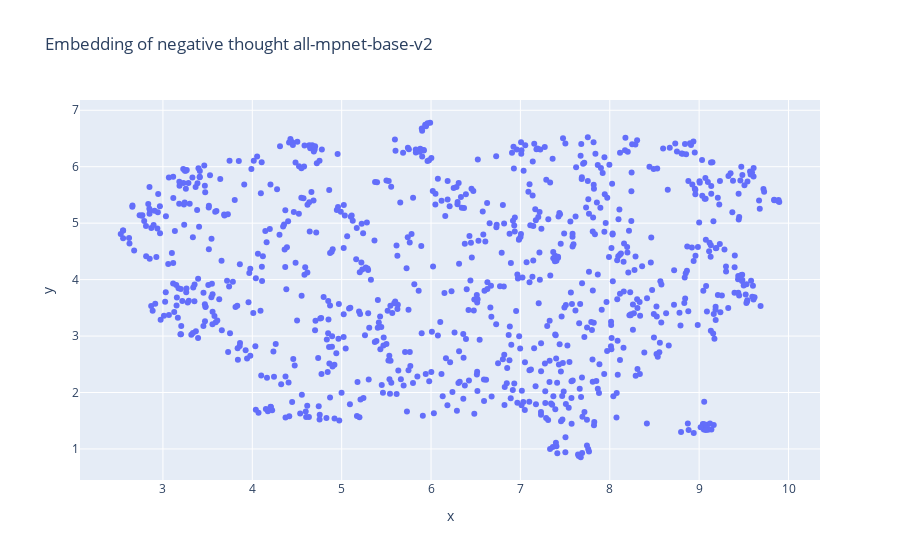
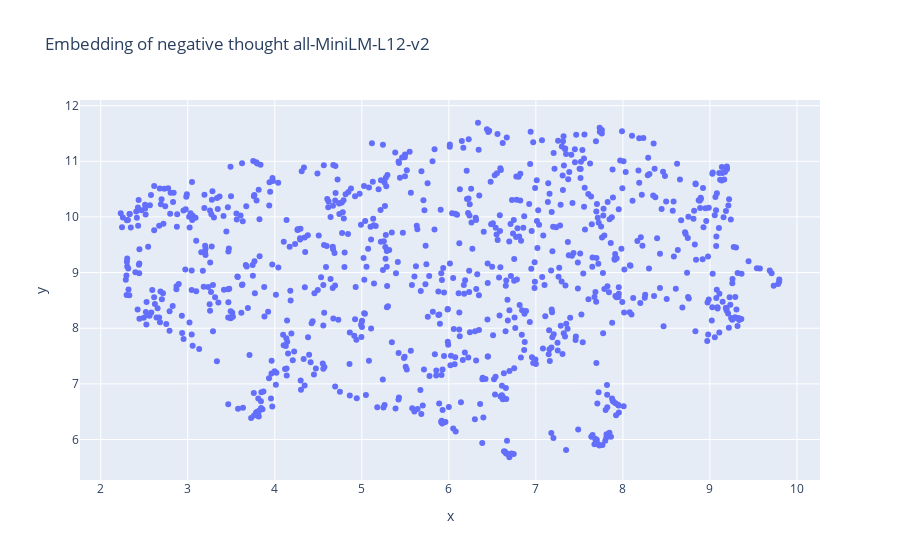
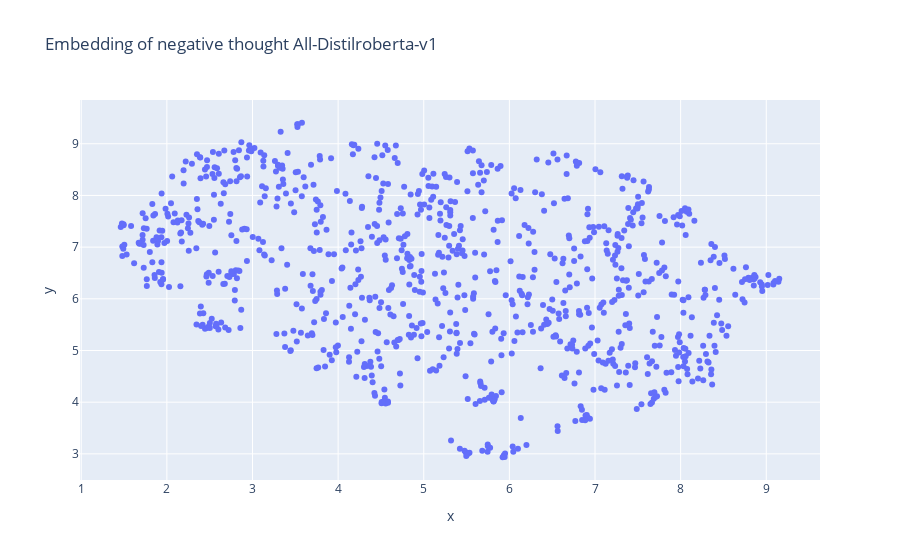

Notebook source saved alongside these figures, in order:
### Markdown cell above
# Embedding plot

### Code cell
for model in models:
    label = data["original_label"]
    x = data[f"{model} x"]
    y = data[f"{model} y"]
    text = data["thought"]
    
    # Plot
    # Create a DataFrame for Plotly Express
    plot_data = {
        'x': x,
        'y': y,
        'hover_text': text  # text you want to display
    }

    df = pd.DataFrame(plot_data)

    # plot using Plotly Express
    fig = px.scatter(
        df,
        x='x',
        y='y',
        hover_data={'hover_text': True},  # Enable hover data for 'hover_text'
        title=f'Embedding of negative thought {model}'
    )

    fig.show()
    # Export the plot to HTML
    fig.write_html(f"/Users/sylvainestebe/Code/nlp_project/cognitive_distortion_project/export/embedding{model}.html")
    fig.write_image(f"/Users/sylvainestebe/Code/nlp_project/cognitive_distortion_project/export/embedding{model}.svg")

### Figure 1 — Plotly figure (JSON) as saved in the notebook; plotly's stock layout.template omitted (floating-point values rounded to 4 significant figures; data arrays with more than 128 entries replaced by an {"elided": "..."} marker saying what was removed)
{"data": [{"customdata": {"elided": "922x1 str values"}, "hovertemplate": "x=%{x}<br>y=%{y}<br>hover_text=%{customdata[0]}<extra></extra>", "legendgroup": "", "marker": {"color": "#636efa", "symbol": "circle"}, "mode": "markers", "name": "", "orientation": "v", "showlegend": false, "type": "scatter", "x": {"elided": "922 float values"}, "xaxis": "x", "y": {"elided": "922 float values"}, "yaxis": "y"}], "layout": {"legend": {"tracegroupgap": 0}, "title": {"text": "Embedding of negative thought all-mpnet-base-v2"}, "xaxis": {"anchor": "y", "domain": [0, 1], "title": {"text": "x"}}, "yaxis": {"anchor": "x", "domain": [0, 1], "title": {"text": "y"}}}}

### Figure 2 — Plotly figure (JSON) as saved in the notebook; plotly's stock layout.template omitted (floating-point values rounded to 4 significant figures; data arrays with more than 128 entries replaced by an {"elided": "..."} marker saying what was removed)
{"data": [{"customdata": {"elided": "922x1 str values"}, "hovertemplate": "x=%{x}<br>y=%{y}<br>hover_text=%{customdata[0]}<extra></extra>", "legendgroup": "", "marker": {"color": "#636efa", "symbol": "circle"}, "mode": "markers", "name": "", "orientation": "v", "showlegend": false, "type": "scatter", "x": {"elided": "922 float values"}, "xaxis": "x", "y": {"elided": "922 float values"}, "yaxis": "y"}], "layout": {"legend": {"tracegroupgap": 0}, "title": {"text": "Embedding of negative thought all-MiniLM-L12-v2"}, "xaxis": {"anchor": "y", "domain": [0, 1], "title": {"text": "x"}}, "yaxis": {"anchor": "x", "domain": [0, 1], "title": {"text": "y"}}}}

### Figure 3 — Plotly figure (JSON) as saved in the notebook; plotly's stock layout.template omitted (floating-point values rounded to 4 significant figures; data arrays with more than 128 entries replaced by an {"elided": "..."} marker saying what was removed)
{"data": [{"customdata": {"elided": "922x1 str values"}, "hovertemplate": "x=%{x}<br>y=%{y}<br>hover_text=%{customdata[0]}<extra></extra>", "legendgroup": "", "marker": {"color": "#636efa", "symbol": "circle"}, "mode": "markers", "name": "", "orientation": "v", "showlegend": false, "type": "scatter", "x": {"elided": "922 float values"}, "xaxis": "x", "y": {"elided": "922 float values"}, "yaxis": "y"}], "layout": {"legend": {"tracegroupgap": 0}, "title": {"text": "Embedding of negative thought All-Distilroberta-v1"}, "xaxis": {"anchor": "y", "domain": [0, 1], "title": {"text": "x"}}, "yaxis": {"anchor": "x", "domain": [0, 1], "title": {"text": "y"}}}}
